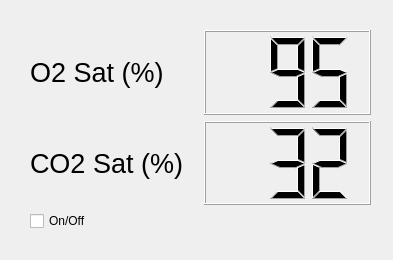
<ui version="4.0" >
 <class>SatMonitor</class>
 <widget class="QWidget" name="SatMonitor" >
  <property name="geometry" >
   <rect>
    <x>0</x>
    <y>0</y>
    <width>393</width>
    <height>260</height>
   </rect>
  </property>
  <property name="windowTitle" >
   <string>Sat Monitor</string>
  </property>
  <property name="autoFillBackground" >
   <bool>true</bool>
  </property>
  <widget class="QWidget" name="layoutWidget" >
   <property name="geometry" >
    <rect>
     <x>30</x>
     <y>30</y>
     <width>341</width>
     <height>201</height>
    </rect>
   </property>
   <layout class="QGridLayout" >
    <item row="0" column="0" >
     <widget class="QLabel" name="label" >
      <property name="font" >
       <font>
        <pointsize>20</pointsize>
       </font>
      </property>
      <property name="text" >
       <string>O2 Sat (%)</string>
      </property>
     </widget>
    </item>
    <item row="0" column="1" >
     <widget class="QLCDNumber" name="o2LcdNumber" >
      <property name="numDigits" >
       <number>3</number>
      </property>
      <property name="segmentStyle" >
       <enum>QLCDNumber::Filled</enum>
      </property>
      <property name="intValue" stdset="0" >
       <number>95</number>
      </property>
     </widget>
    </item>
    <item row="1" column="0" >
     <widget class="QLabel" name="label_2" >
      <property name="font" >
       <font>
        <pointsize>20</pointsize>
       </font>
      </property>
      <property name="text" >
       <string>CO2 Sat (%)</string>
      </property>
     </widget>
    </item>
    <item row="1" column="1" >
     <widget class="QLCDNumber" name="cO2LcdNumber" >
      <property name="numDigits" >
       <number>3</number>
      </property>
      <property name="mode" >
       <enum>QLCDNumber::Dec</enum>
      </property>
      <property name="segmentStyle" >
       <enum>QLCDNumber::Filled</enum>
      </property>
      <property name="intValue" stdset="0" >
       <number>32</number>
      </property>
     </widget>
    </item>
    <item row="2" column="0" >
     <widget class="QCheckBox" name="onOffCheckBox" >
      <property name="text" >
       <string>On/Off</string>
      </property>
     </widget>
    </item>
   </layout>
  </widget>
 </widget>
 <resources/>
 <connections/>
</ui>
